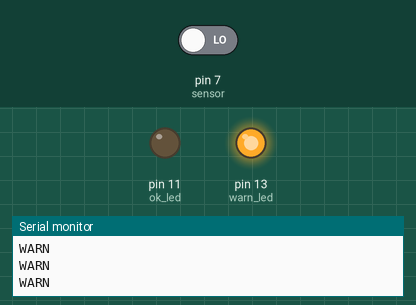
Simulated run of this sketch. Board: Arduino Uno, built with avr-gcc and run on an emulated ATmega328P. Shown: output pins drawn as LEDs (lit = HIGH), the last lines printed to the serial monitor. The inputs (shaded band) are chosen by the test bench; at power-on: pin 7 (sensor) LOW.

Above: at 2.3 s.
2.4 s: pin 7 (sensor) driven HIGH
At 3.2 s:
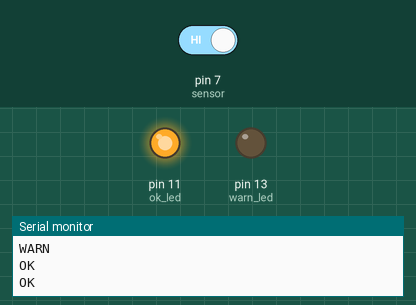
4.0 s: pin 7 (sensor) driven LOW
At 4.3 s:
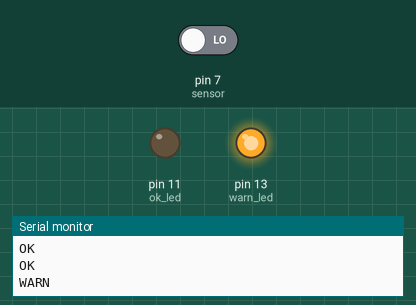
Timing chart, 0 to 7.0 s (numbered marks = the images above; inputs shaded):
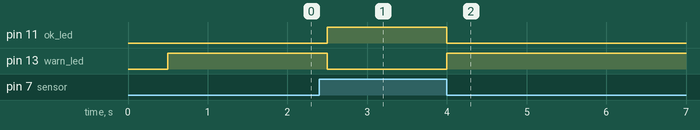

The sketch:

alarm_arduino.ino
```cpp
// Poll a reed switch and send its current state via serial.
// The reed switch in this case is closed when the magnet is
// within range of the sensor.

// Configuration
int warn_led = 13;
int ok_led = 11;
int serialSpeed = 9600;
int sensor = 7;
int val = 0;

// Setup the I/O pins and set the serial rate
void setup() {
  pinMode(ok_led, OUTPUT);
  pinMode(warn_led, OUTPUT);
  pinMode(sensor, INPUT);
  Serial.begin(9600);
}

// Looooooooop!
void loop() {
    delay(500);
    val = digitalRead(sensor);

   // If the switch is closed (Door closed)
   if(val == HIGH) {
      digitalWrite(warn_led, LOW);
      digitalWrite(ok_led, HIGH);
      Serial.println("OK");
    }

   // If the switch is open (Door open)
    else {
      digitalWrite(warn_led, HIGH);
      digitalWrite(ok_led, LOW);
      Serial.println("WARN");
    }

}
```

Measured:
- after the input at 2.4 s, pin 11 (ok_led): LOW → HIGH after 0.10 s; pin 13 (warn_led): HIGH → LOW after 0.10 s
- after the input at 4.0 s, pin 11 (ok_led): HIGH → LOW at once; pin 13 (warn_led): LOW → HIGH at once
